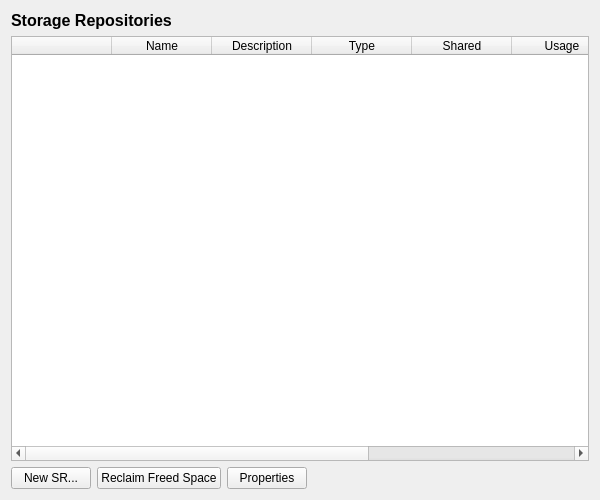
<?xml version="1.0" encoding="UTF-8"?>
<ui version="4.0">
 <class>PhysicalStorageTabPage</class>
 <widget class="QWidget" name="PhysicalStorageTabPage">
  <property name="geometry">
   <rect>
    <x>0</x>
    <y>0</y>
    <width>600</width>
    <height>500</height>
   </rect>
  </property>
  <property name="windowTitle">
   <string>Storage</string>
  </property>
  <layout class="QVBoxLayout" name="verticalLayout">
   <item>
    <widget class="QLabel" name="titleLabel">
     <property name="text">
      <string>Storage Repositories</string>
     </property>
     <property name="font">
      <font>
       <pointsize>12</pointsize>
       <weight>75</weight>
       <bold>true</bold>
      </font>
     </property>
    </widget>
   </item>
   <item>
    <widget class="QTableWidget" name="storageTable">
     <property name="alternatingRowColors">
      <bool>true</bool>
     </property>
     <property name="selectionMode">
      <enum>QAbstractItemView::SingleSelection</enum>
     </property>
     <property name="selectionBehavior">
      <enum>QAbstractItemView::SelectRows</enum>
     </property>
     <property name="contextMenuPolicy">
      <enum>Qt::CustomContextMenu</enum>
     </property>
     <column>
      <property name="text">
       <string/>
      </property>
     </column>
     <column>
      <property name="text">
       <string>Name</string>
      </property>
     </column>
     <column>
      <property name="text">
       <string>Description</string>
      </property>
     </column>
     <column>
      <property name="text">
       <string>Type</string>
      </property>
     </column>
     <column>
      <property name="text">
       <string>Shared</string>
      </property>
     </column>
     <column>
      <property name="text">
       <string>Usage</string>
      </property>
     </column>
     <column>
      <property name="text">
       <string>Size</string>
      </property>
     </column>
     <column>
      <property name="text">
       <string>Virtual Allocation</string>
      </property>
     </column>
    </widget>
   </item>
   <item>
    <layout class="QHBoxLayout" name="buttonLayout">
     <item>
      <widget class="QPushButton" name="newSRButton">
       <property name="text">
        <string>New SR...</string>
       </property>
      </widget>
     </item>
     <item>
      <widget class="QPushButton" name="trimButton">
       <property name="text">
        <string>Reclaim Freed Space</string>
       </property>
      </widget>
     </item>
     <item>
      <widget class="QPushButton" name="propertiesButton">
       <property name="text">
        <string>Properties</string>
       </property>
      </widget>
     </item>
     <item>
      <spacer name="horizontalSpacer">
       <property name="orientation">
        <enum>Qt::Horizontal</enum>
       </property>
       <property name="sizeHint" stdset="0">
        <size>
         <width>40</width>
         <height>20</height>
        </size>
       </property>
      </spacer>
     </item>
    </layout>
   </item>
  </layout>
 </widget>
 <resources/>
 <connections/>
</ui>
